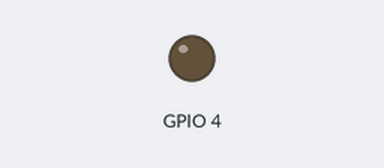
Recording of a program running on a simulated Raspberry Pi (BCM pin numbers). On the bench: output pins drawn as LEDs (lit = HIGH). EEPROM starts erased. At 11.5 s the program stops and its outputs stay as they are.

Above: at 0.22 s.
At 0.8 s:
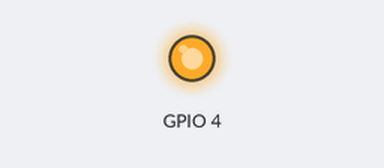
Timing chart, 0 to 2.3 s (numbered marks = the images above):
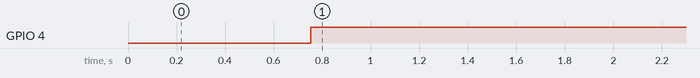

Measured:
- by itself, GPIO 4: LOW → HIGH at 0.75 s

The program:

lcd_katakana.py
```python
from acm1602 import acm1602
import time

lcd = acm1602(1, 0x50, 4)
lcd.move_home()
lcd.set_cursol(0)
lcd.set_blink(0)

lcd.backlight(1)

lcd.move(0x00, 0x00)
lcd.write('アイウエオカキクケコサシスセソ')
lcd.move(0x00, 0x01)
lcd.write('タチツテトナニヌネノハヒフヘホ')
time.sleep(5)

lcd.move(0x00, 0x00)
lcd.write('マミムメモヤユヨラリルレロワヲン')
lcd.move(0x00, 0x01)
lcd.write("゛゜千万円÷          ")
time.sleep(5)

lcd.move(0x00, 0x00)
lcd.write('アイウエオカキクケコサシスセソ')
lcd.write("。「」、・                     ")
lcd.move(0x00, 0x01)
lcd.write("ヲァィゥェォャュョッー         ")
```

acm1602.py
```python
import smbus, time
import RPi.GPIO as GPIO
from k_dic import k_dic #LCDデバイス　カタカナ表記用

class acm1602:
    def __init__(self,ch,ad,blpin):
        self.ch = ch
        self.ad = ad
        self.blpin = blpin
        self.cursol = 1
        self.blink = 1
        self.display = 1
        self.x = 0
        self.y = 0
        self.kd = k_dic #LCDデバイス　カタカナ表記用

        self.i2c = smbus.SMBus(ch)
        self.i2c.write_byte_data(self.ad, 0x00, 0x01)
        time.sleep(0.15)
        self.i2c.write_byte_data(self.ad, 0x00, 0x38)
        time.sleep(0.1)
        self.i2c.write_byte_data(self.ad, 0x00, 0x0f)
        time.sleep(0.1)
        self.i2c.write_byte_data(self.ad, 0x00, 0x06)
        time.sleep(0.1)

        GPIO.setmode(GPIO.BCM)
        GPIO.setup(self.blpin,GPIO.OUT)

    def clear(self):
        self.i2c.write_byte_data(self.ad, 0x00, 0x01)
        time.sleep(0.1)

    def set_display(self):
        buf = 0x08 + 0x04 * self.display + 0x02 * self.cursol + self.blink
        self.i2c.write_byte_data(self.ad, 0x00, buf)
        time.sleep(0.1)

    def set_cursol(self,buf):
        if buf != 0:
            buf = 1
        self.cursol = buf
        self.set_display()

    def set_blink(self,buf):
        if buf != 0:
            buf = 1
        self.blink = buf
        self.set_display()

    def move_home(self):
        self.x = 0
        self.y = 0
        self.i2c.write_byte_data(self.ad, 0x00, 0x02)
        time.sleep(0.1)

    def move(self,mx,my):
        self.x = mx
        self.y = my
        if self.x < 0:
            self.x=0
        if self.x > 0x0f:
            self.x=0x0f
        if self.y < 0:
            self.y=0
        if self.y > 1:
            self.y=1
        oy=self.y*0x40
        out=self.x+oy+0x80
        self.i2c.write_byte_data(self.ad, 0x00, out)
        time.sleep(0.1)

    def write(self,buf):
        length = len(buf)
        i = 0
        while i < length:
            if self.x > 0x0f:
                if self.y == 0:
                    self.move(0x00,0x01)
                else:
                    break
            #out=int(buf[i].encode("hex_codec"),16)
            out=ord(buf[i])
            #self.i2c.write_byte_data(self.ad,0x80,out)
            self.i2c.write_byte_data(self.ad,0x80,self.kanaConv(buf[i])) #LCDデバイス　カタカナ表記用

            self.x = self.x + 1
            i = i + 1
    def backlight(self,buf):
        if buf != 0:
           GPIO.output(self.blpin, GPIO.HIGH)
        else:
           GPIO.output(self.blpin, GPIO.LOW)

    def kanaConv(self, char_date):
        result = ord(char_date)
        return result
```

k_dic.py
```python
k_dic = {'　':160,'。':161,'「':162,'」':163,
         '、':164,'・':165,'ヲ':176,'ァ':167,
         'ィ':168,'ゥ':169,'ェ':170,'ォ':171,
         'ャ':172,'ュ':173,'ョ':174,'ッ':175,
         'ー':176,'ア':177,'イ':178,'ウ':179,
         'エ':180,'オ':181,'カ':182,'キ':183,
         'ク':184,'ケ':185,'コ':186,'サ':187,
         'シ':188,'ス':189,'セ':190,'ソ':191,
         'タ':192,'チ':193,'ツ':194,'テ':195,
         'ト':196,'ナ':197,'ニ':198,'ヌ':199,
         'ネ':200,'ノ':201,'ハ':202,'ヒ':203,
         'フ':204,'ヘ':205,'ホ':206,'マ':207,
         'ミ':208,'ム':209,'メ':210,'モ':211,
         'ヤ':212,'ユ':213,'ヨ':214,'ラ':215,
         'リ':216,'ル':217,'レ':218,'ロ':219,
         'ワ':220,'ン':221,'゛':222,'゜':223,
         '千':250,'万':251,'円':252,'÷':253,
         '■':255}
 
```
